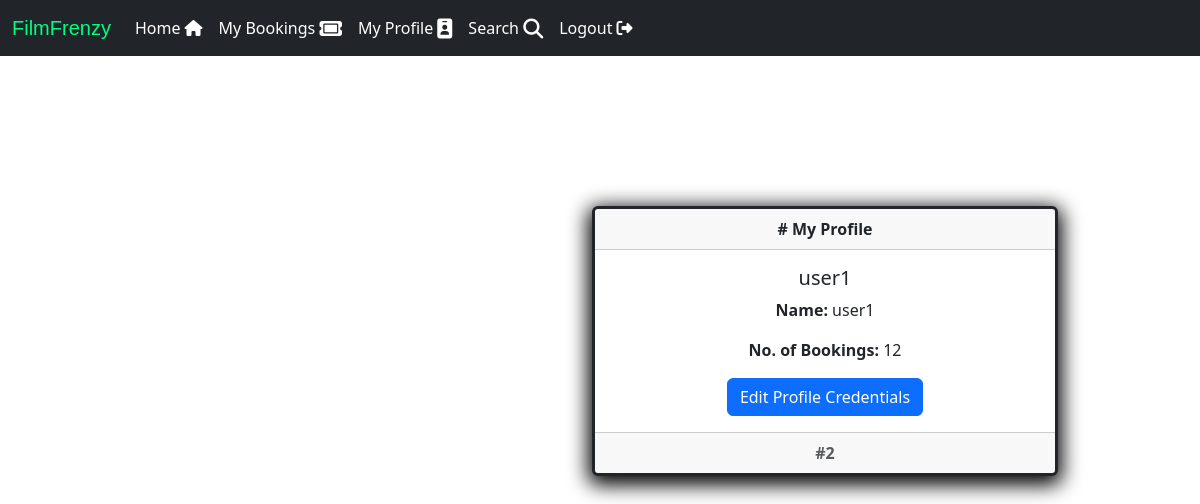
Screenshot of /2/myprofile (signed in) with the database file from the repository.
### models.py (models this page shows, shortened)
class User(db.Model, UserMixin):
    id = db.Column(db.Integer, primary_key=True)
    name = db.Column(db.String(100), nullable=False)
    username = db.Column(db.String(100), nullable=False, unique=True)
    userpassword = db.Column(db.String(200), nullable=False)
    admin = db.Column(db.Boolean, nullable=False, default=0)
    booking = db.relationship("Booking", backref="user", cascade="all, delete")
    rating = db.relationship("Usr", backref="user", cascade="all, delete")

### views.py (the view)
@views.route("/<int:user_id>/myprofile")
@login_required  # admin and user
def myprofile(user_id):
    user = User.query.get(user_id)
    b = user.booking
    return render_template("myprofile.html", admin=current_user, user=current_user, id=current_user.id, nb=len(b))

### app.py (called while the page is built)
@login_manager.user_loader
def load_user(id):
    return User.query.get(int(id))

### templates/myprofile.html (shortened to what this page needs)
{% extends "base1.html" %}
{% block content %}
<div class="card text-center">
    <div class="card-header">
      <b># My Profile</b>
    </div>
    <div class="card-body">
      <h5 class="card-title">{{user.name}}</h5>
      <p class="card-text"><b>Name: </b>{{user.username}}</p>
      <p class="card-text"><b>No. of Bookings: </b>{{nb}}</p>
      <a href="/{{user.id}}/edit_profile" class="btn btn-primary">Edit Profile Credentials</a>
    </div>
    <div class="card-footer text-muted">
      <b>#{{user.id}}</b>
    </div>
  </div>
{% endblock %}

### templates/myprofile.html (style rules this page uses)
.card { border: solid; margin-top: 150px; box-shadow: 0px 5px 20px 4px black; margin-left: 550px; margin-right: 100px; display: flex; }

### rows the page displays
User: name "user1", username "user1", id "2"

### other values shown
{{ nb }} "12"
